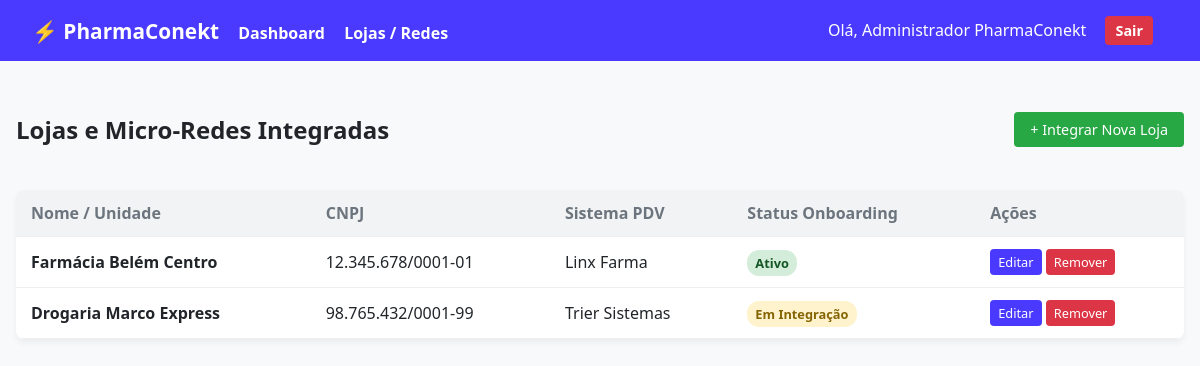
The app's page /lojas (signed in), older data.
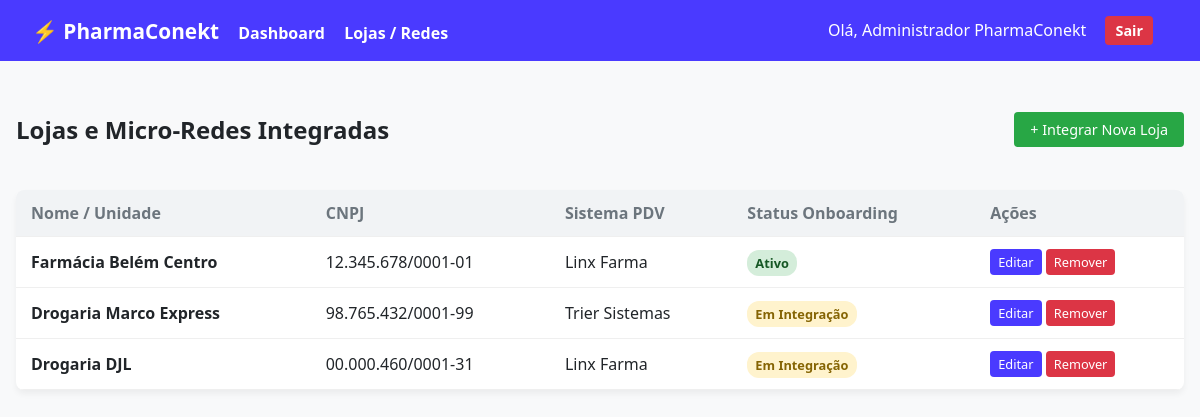
The same page, newer data.
### app.py (models this page shows)
class Usuario(UserMixin, db.Model):
    id = db.Column(db.Integer, primary_key=True)
    username = db.Column(db.String(50), unique=True, nullable=False)
    password = db.Column(db.String(200), nullable=False)
    nome = db.Column(db.String(100), nullable=False)

class Loja(db.Model):
    id = db.Column(db.Integer, primary_key=True)
    nome = db.Column(db.String(100), nullable=False)
    cnpj = db.Column(db.String(18), unique=True, nullable=False)
    pdv_sistema = db.Column(db.String(50), nullable=False)  # Mapeamento do PDV
    status_onboarding = db.Column(db.String(20), default='Em Integração') # Em Integração, Ativo, Churn
    sugestoes_aceitas = db.Column(db.Integer, default=0)
    alertas_vencimento = db.Column(db.Integer, default=0)

### app.py (the view)
@app.route('/lojas')
@login_required
def listar_lojas():
    lojas = Loja.query.all()
    return render_template('lojas.html', lojas=lojas)

### app.py (called while the page is built)
@login_manager.user_loader
def load_user(user_id):
    return Usuario.query.get(int(user_id))

### templates/lojas.html
{% extends 'base.html' %}
{% block content %}
<div style="display: flex; justify-content: space-between; align-items: center; margin-bottom: 1.5rem;">
    <h2>Lojas e Micro-Redes Integradas</h2>
    <a href="{{ url_for('nova_loja') }}" class="btn btn-success">+ Integrar Nova Loja</a>
</div>
<table>
    <thead>
        <tr>
            <th>Nome / Unidade</th>
            <th>CNPJ</th>
            <th>Sistema PDV</th>
            <th>Status Onboarding</th>
            <th>Ações</th>
        </tr>
    </thead>
    <tbody>
        {% for loja in lojas %}
        <tr>
            <td><b>{{ loja.nome }}</b></td>
            <td>{{ loja.cnpj }}</td>
            <td>{{ loja.pdv_sistema }}</td>
            <td>
                {% if loja.status_onboarding == 'Ativo' %}
                    <span class="badge badge-ativo">Ativo</span>
                {% else %}
                    <span class="badge badge-integracao">Em Integração</span>
                {% endif %}
            </td>
            <td>
                <a href="{{ url_for('editar_loja', id=loja.id) }}" class="btn btn-primary" style="padding: 4px 8px; font-size: 0.8rem;">Editar</a>
                <a href="{{ url_for('deletar_loja', id=loja.id) }}" class="btn btn-danger btn-confirm-delete" style="padding: 4px 8px; font-size: 0.8rem;">Remover</a>
            </td>
        </tr>
        {% else %}
        <tr>
            <td colspan="5" style="text-align: center; color: var(--secondary-color);">Nenhuma farmácia cadastrada no barramento de dados.</td>
        </tr>
        {% endfor %}
    </tbody>
</table>
{% endblock %}

### templates/base.html (shortened to what this page needs)
<!DOCTYPE html>
<html lang="pt-BR">
<head>
    <link rel="stylesheet" href="{{ url_for('static', filename='css/style.css') }}">
</head>
<body>
    <nav class="navbar">
        <div>
            <a href="{{ url_for('dashboard') }}" style="font-size: 1.3rem;">⚡ PharmaConekt</a>
            {% if current_user.is_authenticated %}
                <a href="{{ url_for('dashboard') }}">Dashboard</a>
                <a href="{{ url_for('listar_lojas') }}">Lojas / Redes</a>
            {% endif %}
        </div>
        <div>
            {% if current_user.is_authenticated %}
                <span style="color: white; margin-right: 15px;">Olá, {{ current_user.nome }}</span>
                <a href="{{ url_for('logout') }}" class="btn btn-danger" style="padding: 5px 10px;">Sair</a>
            {% endif %}
        </div>
    </nav>
    <div class="container">
        {% block content %}{% endblock %}
    </div>
</body>
</html>

### static/css/style.css (style rules this page uses)
:root { --primary-color: #4A3AFF; --secondary-color: #6C757D; --success-color: #28A745; --warning-color: #FFC107; --danger-color: #DC3545; --bg-light: #F8F9FA; --dark-color: #212529; }
body { font-family: 'Segoe UI', Tahoma, Geneva, Verdana, sans-serif; background-color: var(--bg-light); color: var(--dark-color); margin: 0; }
.navbar { background-color: var(--primary-color); padding: 1rem 2rem; display: flex; justify-content: space-between; align-items: center; }
.navbar a { color: white; text-decoration: none; font-weight: bold; margin-right: 15px; }
.container { max-width: 1200px; margin: 2rem auto; padding: 0 1rem; }
table { width: 100%; border-collapse: collapse; background: white; border-radius: 8px; overflow: hidden; box-shadow: 0 4px 6px rgba(0,0,0,0.05); }
th, td { padding: 12px 15px; text-align: left; border-bottom: 1px solid #EFEFEF; }
th { background-color: #F1F3F5; color: var(--secondary-color); }
.btn { padding: 8px 16px; border-radius: 4px; text-decoration: none; font-size: 0.9rem; display: inline-block; cursor: pointer; border: none; }
.btn-primary { background-color: var(--primary-color); color: white; }
.btn-danger { background-color: var(--danger-color); color: white; }
.btn-success { background-color: var(--success-color); color: white; }
.badge { padding: 4px 8px; border-radius: 12px; font-size: 0.8rem; font-weight: bold; }
.badge-ativo { background-color: #D4EDDA; color: #155724; }
.badge-integracao { background-color: #FFF3CD; color: #856404; }

Row changes from the older to the newer data that the page shows:
added Loja: nome "Drogaria DJL", cnpj "00.000.460/0001-31", pdv_sistema "Linx Farma", status_onboarding "Em Integração"
